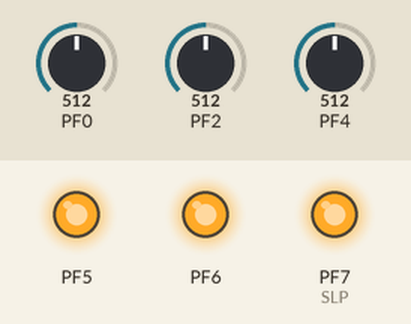
Recording of a program running on a simulated ATmega128, built with avr-gcc and emulated at 16 MHz. Shown: output pins drawn as LEDs (lit = HIGH). The inputs (shaded band) are chosen by the test bench; at power-on: PF0 = 512, PF2 = 512, PF4 = 512. What the program prints to the serial monitor is not drawn.

Above: at 1.2 s.
1.3 s: PF0 set to 104
2.8 s: PF0 set to 88
5.6 s: PF2 set to 105
7.1 s: PF2 set to 93
9.8 s: PF4 set to 105
11.3 s: PF4 set to 95
Timing chart, 0 to 14.3 s (numbered marks = the images above; inputs shaded):
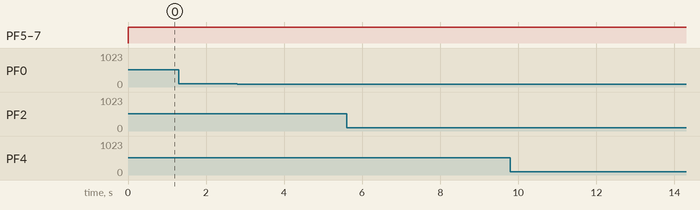

The program:

main.c
```c
#define F_CPU 16000000
#include <avr/io.h>
#include <util/delay.h>
#include <stdio.h>

typedef unsigned char Byte;

#define X_data		0
#define Y_data		2
#define Z_data		4
#define g_Select1	5	//00
#define g_Select2	6
#define SLP			7	//1

void ADC_SingleConversion_Init(unsigned char port) {ADMUX = port;} //ADMUX값을 설정

int ADC_SingleConversion_read() {
	int output;//10bit data이므로 int형으로 받는다
	ADCSRA |= (1<<ADSC) | (1<<ADEN) ; //Start single conversion
	while(ADCSRA & (1<<ADSC)); //wait Conversion to complete
	output = ADCL + (ADCH << 8);
	ADCSRA &= ~(1<<ADEN); //disable ADC
	return output;
}

void revise_str(char *str){
	int x,y,z;
	ADC_SingleConversion_Init(X_data);
	x=ADC_SingleConversion_read();
	ADC_SingleConversion_Init(Y_data);
	y=ADC_SingleConversion_read();
	ADC_SingleConversion_Init(Z_data);
	z=ADC_SingleConversion_read();

	sprintf(str,"X-axis :%4d  Y-axis :%4d  Z-axis :%4d\r",x,y,z);// \r, \n 중 어떤게 맞는지 테스트
}

void display_USART(char *str){
	Byte i=0;
	while(str[i]!='\0'){
		UDR0=str[i];
		i++;
		_delay_ms(1);
	}
}

int main(void)
{
	char str[45];
	DDRF=0b11100000;//가속도센서 제어비트만 1(출력), 나머지는 ADC 0(입력)
	PORTF=(1<<SLP)|(~(1<<g_Select1))|(~(1<<g_Select2));

	UCSR0A = 0x00;
	UCSR0B = 0b10011000; // RXCIE0=1, TXEN0=1, RXEN0=1
	UCSR0C = 0b10000110; // 비동기 통신, 패리티 없음, 데이터 비트 : 8비트, 정지비트 : 1비트
	UBRR0H = 0;
	UBRR0L = 103; // fosc=14.7456MHz, BAUD=9600bps

	SREG=0X80;

    while (1){//1초마다 센서값 갱신하고 USART통해 출력
		revise_str(str);
		display_USART(str);
		_delay_ms(1000);
    }
}
```

Measured:
- after the input at 1.3 s, every drawn part: stays the same
- after the input at 2.8 s, every drawn part: stays the same
- after the input at 5.6 s, every drawn part: stays the same
- after the input at 7.1 s, every drawn part: stays the same
- after the input at 9.8 s, every drawn part: stays the same
- after the input at 11.3 s, every drawn part: stays the same
